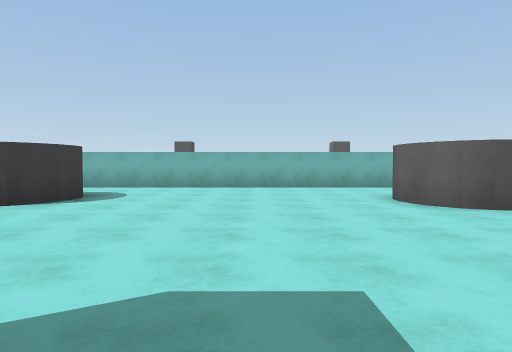
view 1 (above)

24 first-person views from a walk through a scene from a Unity 3-D project. The camera is 1.3 m above the floor, tilts 2° down and sees 75° across. The floor is counted in squares, 2 m on a side. Each view is taken from the middle of a square. On the plan, view 1 faces up. The plan holds only what a view shows up to about 10 squares ahead; the rest is blank. Surface patterns are stand-ins for the level's own textures.

view 2
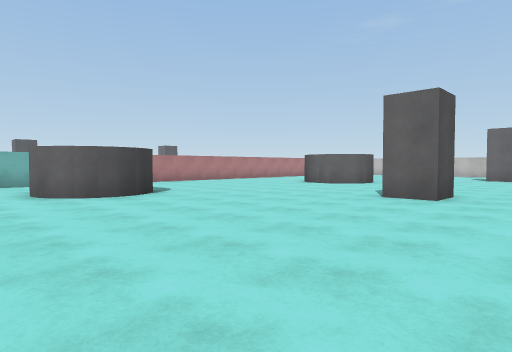

view 3
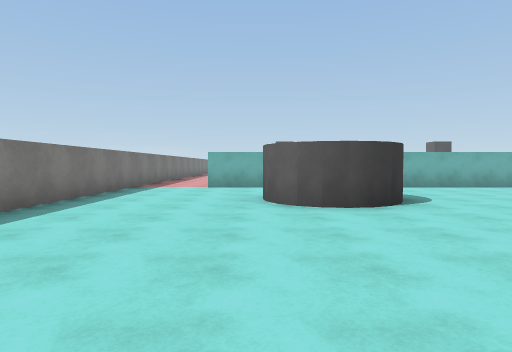

view 4
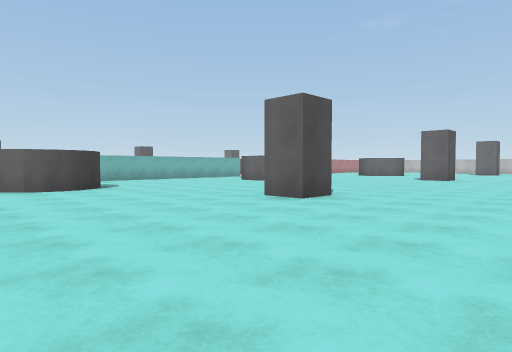

view 5
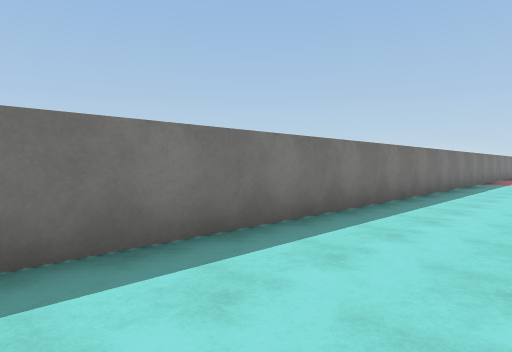

view 6
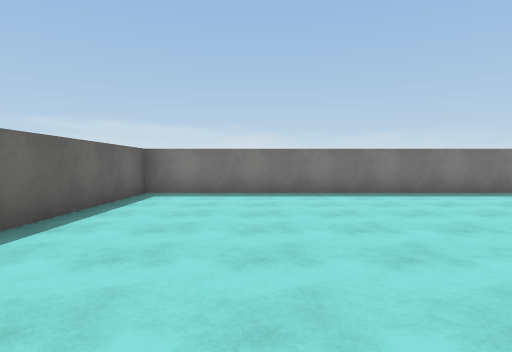

view 7
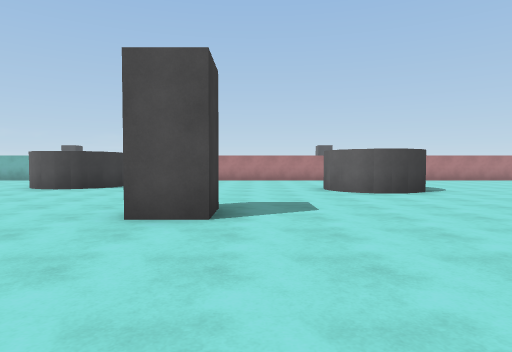

view 8
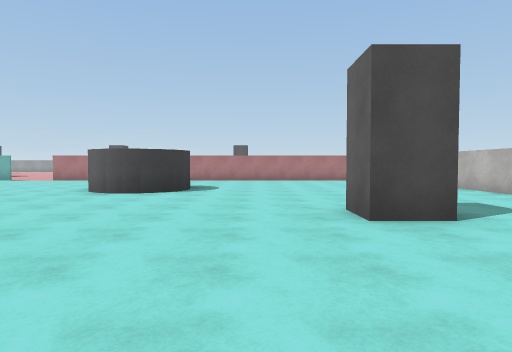

view 9
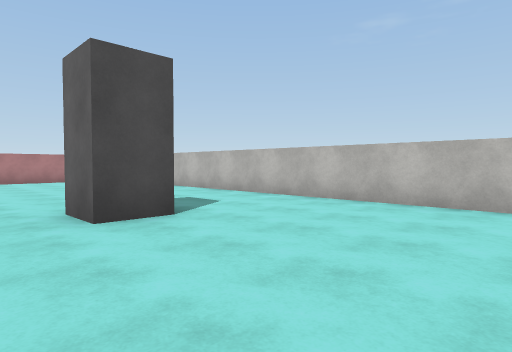

view 10
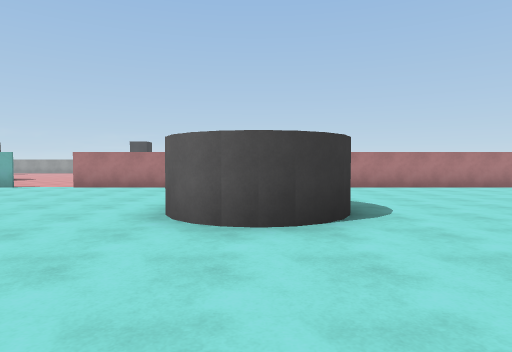

view 11
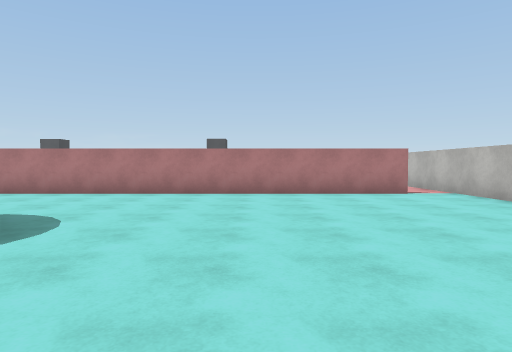

view 12
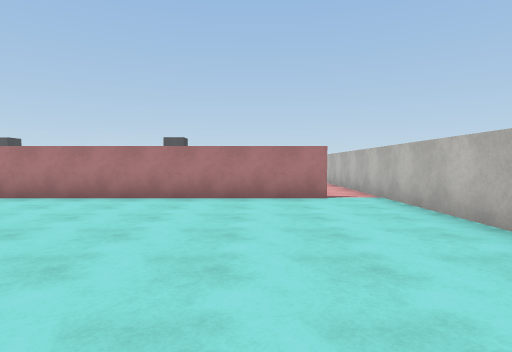

view 13
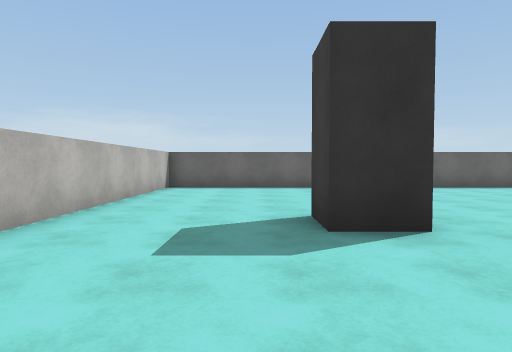

view 14
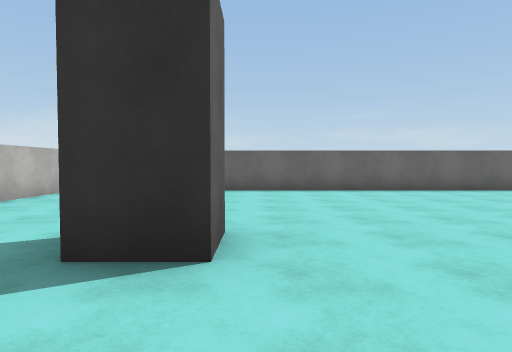

view 15
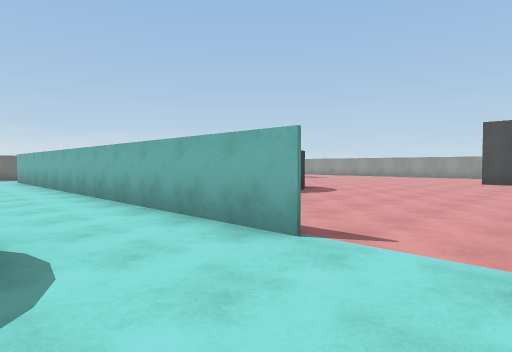

view 16
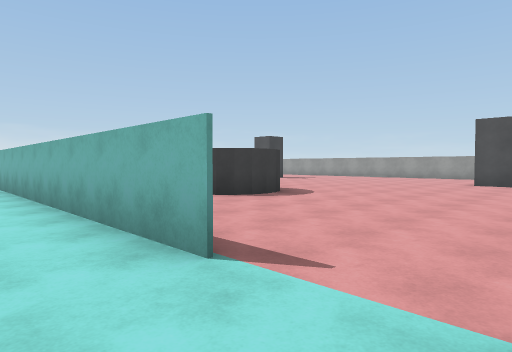

view 17
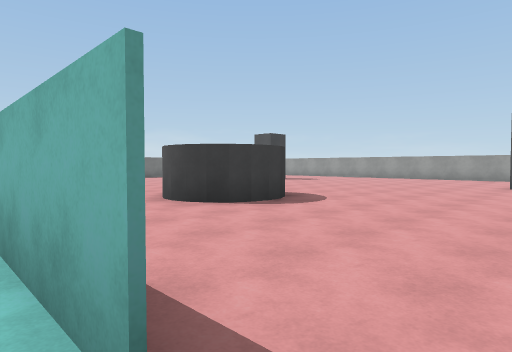

view 18
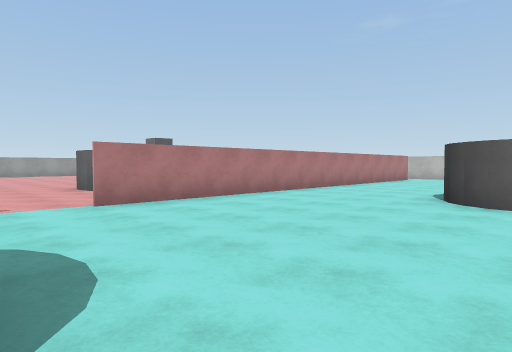

view 19
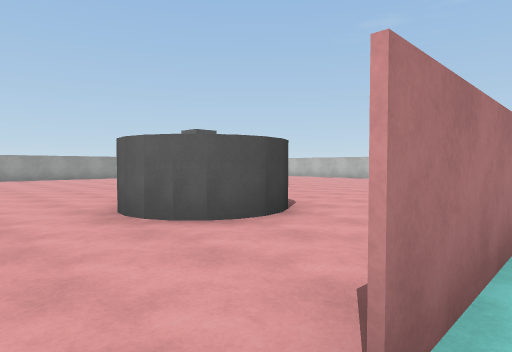

view 20
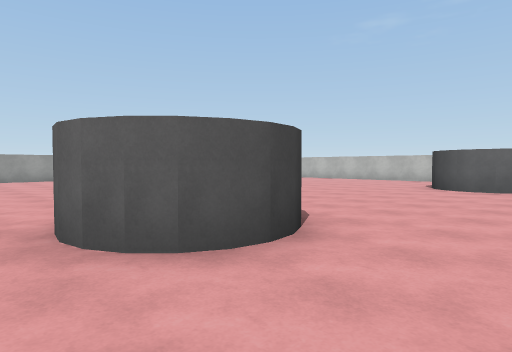

view 21
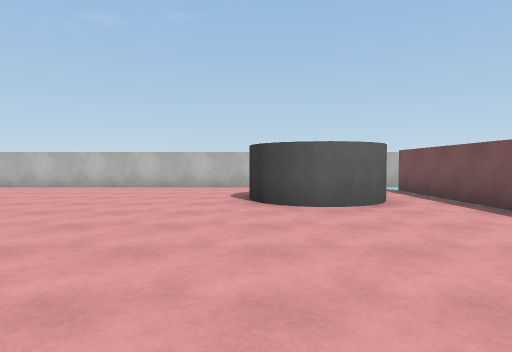

view 22
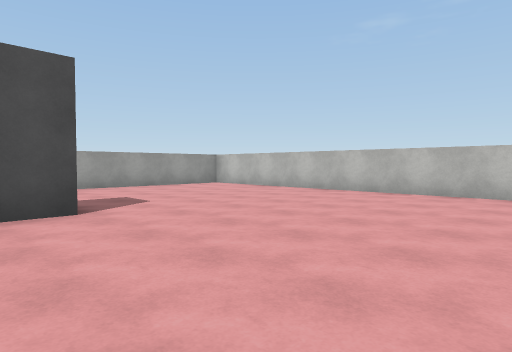

view 23
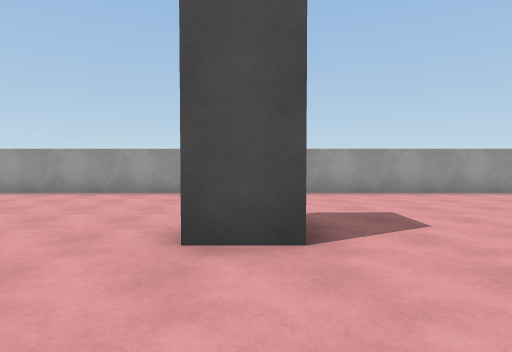

view 24
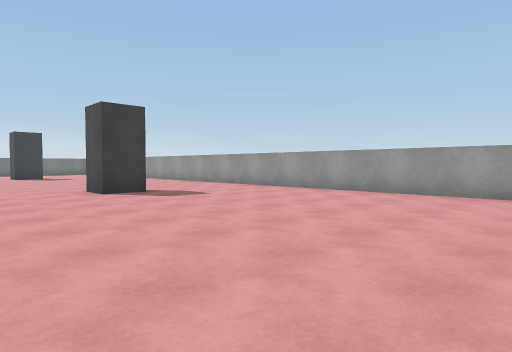

### Floor plan
Points are (right, up) in squares from view 1. A wall is a line through its corners. A room is listed if a view was taken in it or the views show most of it. See-through windows are left out.
Room 1 (views 1, 2, 3, 4, 5, 6, 7, 8, 9, 10, 11, 12, 13, 14, 15, 16, 18)
walls: (4.4, 4.8) (3.6, 4.6) (2.9, 5); (4.1, 4.7) (3.1, 4.8); (4.7, 5) (4.2, 4.7); (4.9, 5.3) (4.5, 4.9); (3, 4.9) (2.6, 5.3); (5, 6) (5, 5.5) (4.8, 5.2); (2.8, 5.2) (2.5, 5.7); (2.6, 5.5) (2.5, 5.9) (2.6, 6.3); (11.4, 3.5) (11, 4); (11.6, 3.5) (11.1, 3.7); (10.8, 5) (11.1, 5.6); (11, 5.4) (11.3, 5.7) (11.7, 5.9); (12.6, 3.5) (12, 3.4); (9.5, -5.5) (20.5, -5.5) (20.5, 8.4); (12.9, 3.7) (12.2, 3.4); (13.2, 4.1) (12.5, 3.3) (11.2, 3.5) (10.7, 4.5) (10.9, 5.2); (13.3, 4.7) (13.2, 4.3) (13, 3.9); (5.2, 9.4) (-7.4, 9.4); (-3.5, 5.6) (-3.9, 5.2); (-3.3, 6) (-3.7, 5.3); (-3.4, 6.6) (-3.4, 6.2) (-3.5, 5.4) (-4.2, 5) (-4.8, 4.9) (-5.5, 5.3) (-5.8, 5.8); (-4.4, 4.9) (-5, 5); (-5.4, 5.2) (-5.6, 5.5); (19.4, 9.4) (6.8, 9.4); (-9.5, 8.5) (-9.5, -5.5) (-5.1, -5.5)
ways out: opening at (-8.5, 9) to room 2; opening at (6, 9) to room 2; opening at (20, 9) to room 2
objects: other object (-2, 0) to (-1, 0); other object (8, 0) to (8, 1); other object (17, 0)
Room 2 (views 17, 19, 20, 21, 22, 23, 24)
walls: (1.8, 13.9) (1.9, 13.4) (1.8, 13); (1.9, 13.2) (1.5, 12.3) (0.7, 12.2) (0.2, 12.3); (1.8, 12.8) (1.2, 12.3); (7.9, 12.5) (7.8, 13.2); (8, 12.4) (7.8, 12.9); (1.6, 12.5) (0.9, 12.1); (8.8, 11.8) (8.3, 12.1); (9.2, 11.9) (8.5, 12); (9.8, 12.2) (9.3, 11.9) (8.6, 11.8) (7.7, 12.7) (7.9, 13.6); (12.4, 24.5) (6.2, 24.5); (16, 12.1) (16.4, 12.8); (16, 11.7) (16.1, 12.5); (16.1, 11.3) (16, 12.3) (16.6, 12.9) (17, 13.1); (16.4, 10.9) (16.1, 11.5); (15.6, 9.4) (19.4, 9.4); (17, 10.6) (16.6, 10.9) (16.3, 11.1); (-9.5, 10) (-9.5, 8.5); (19.8, 24.5) (15.1, 24.5); (20.5, 8.4) (20.5, 21.8)
ways out: opening at (-8.5, 9) to room 1; opening at (6, 9) to room 1; opening at (20, 9) to room 1
objects: other object (5, 20); other object (14, 20)

Where each view was taken, in squares from view 1:
view 1: 0 up, 0 right, facing up
view 2: 2 down, 1 right, facing up-right
view 3: 0 up, 6 left, facing up
view 4: 4 down, 7 left, facing up-right
view 5: 3 down, 7 left, facing up-left
view 6: 3 down, 2 left, facing left
view 7: 4 down, 9 right, facing up
view 8: 4 down, 15 right, facing up
view 9: 4 down, 15 right, facing up-right
view 10: 0 up, 12 right, facing up
view 11: 2 up, 16 right, facing up
view 12: 3 up, 18 right, facing up
view 13: 4 up, 18 right, facing down
view 14: 3 up, 16 right, facing down
view 15: 7 up, 7 right, facing up-left
view 16: 8 up, 7 right, facing up-left
view 17: 9 up, 6 right, facing up-left
view 18: 4 up, 5 right, facing up-right
view 19: 9 up, 6 right, facing up-right
view 20: 10 up, 7 right, facing up-right
view 21: 13 up, 11 right, facing right
view 22: 15 up, 13 right, facing up-right
view 23: 17 up, 14 right, facing up
view 24: 17 up, 13 right, facing up-left
